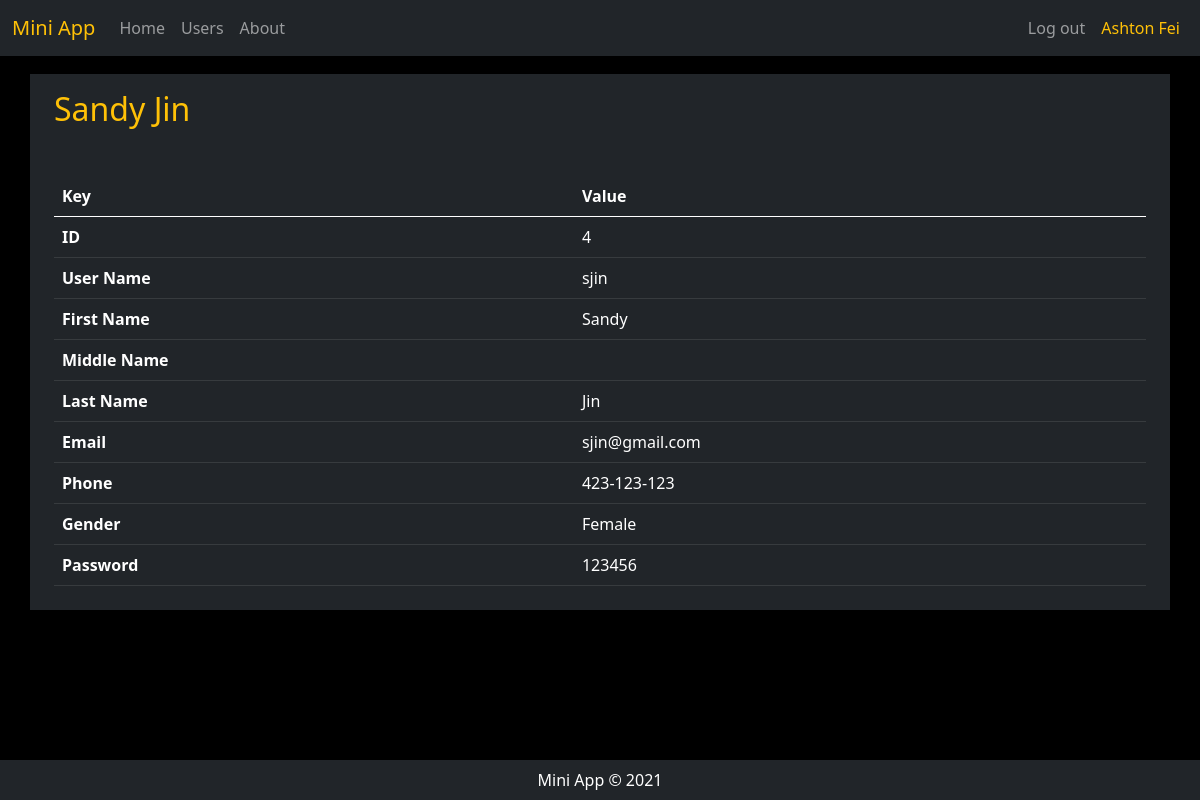
/users/4 (signed in), run on the app's committed database.
### App/database.py (models this page shows)
class User(db.Model, UserMixin):
    id = db.Column(db.Integer, primary_key=True)
    username = db.Column(db.String(30), nullable=False, unique=True)
    first_name = db.Column(db.String(30), nullable=False)
    middle_name = db.Column(db.String(30))
    last_name = db.Column(db.String(30), nullable=False)
    email = db.Column(db.String(100), nullable=False, unique=True)
    phone = db.Column(db.String(100), nullable=False)
    gender = db.Column(db.String(10), nullable=False)
    password_hash = db.Column(db.String(16), nullable=False)

### App/routes.py (the view)
@app.route('/users/<id>', methods=['GET', 'POST'])
@login_required
def user(id):
    user = User.query.filter_by(id=id).first()
    return render_template('user.html', user=user, headers=USER_HEADERS)

### App/routes.py (called while the page is built)
@login_manager.user_loader
def load_user(user_id):
    return User.query.get(int(user_id))

### App/templates/user.html (shortened to what this page needs)
{% extends "base.html" %}
{% block content %}
<div class='container py-2 mt-2'>
    <div class="mt-2 mb-5 text-warning">
        <h2>{{user.first_name}} {{user.last_name}}</h2>
    </div>
    <div class="table-responsive">
        <table class="table table-dark">
            <thead>
            <tr>
                <th>Key</th>
                <th>Value</th>
            </tr>
        </thead>
        <tbody class="table-striped">
            {% for header in headers %}
            <tr>
                <th>{{ header.label }}</th>
                <td>{{ user[header.key] }}</td>
            </tr>
            {% endfor %}
        </tbody>
        </table>
    </div>
</div>
{% endblock%}

### App/templates/base.html (shortened to what this page needs)
<!DOCTYPE html>
<html lang="en">
<head>
    <link href="https://cdn.jsdelivr.net/npm/bootstrap@5.0.0-beta3/dist/css/bootstrap.min.css" rel="stylesheet"
 />
    <link rel="stylesheet" href="{{url_for('static', filename='style.css')}}">
</head>
<body class='text-white' style='background-color: #000000; padding-top: 66px; padding-bottom: 66px;'>
    <nav class="navbar navbar-dark bg-dark fixed-top navbar-expand-lg">
        <div class="container-fluid">
            <a class="navbar-brand text-warning" href="{{ url_for('home') }}">Mini App</a>
            <div class="collapse navbar-collapse" id="navbarNav">
                <div class="navbar-nav me-auto">
                    {% if current_user.is_authenticated %}
                    <a {% if request.path=='/' %} class="nav-link active" aria-current="page" {% else %}
                        class="nav-link" {% endif %} href="{{ url_for('home') }}">Home</a>
                    <a {% if request.path=='/users' %} class="nav-link active" aria-current="page" {% else %}
                        class="nav-link" {% endif %} href="{{ url_for('users') }}">Users</a>
                    <a {% if request.path=='/about' %} class="nav-link active" aria-current="page" {% else %}
                        class="nav-link" {% endif %} href="{{ url_for('about') }}">About</a>
                    {% endif %}
                </div>
                <div class="navbar-nav">
                    {% if current_user.is_authenticated %}
                    <a class="nav-link" href="{{ url_for('logout') }}">Log out</a>
                    <a class="nav-link text-warning"
                        href="{{ url_for('user', id=current_user.id)}}">{{current_user.first_name}}
                        {{current_user.last_name}}</a>
                    {% endif %}
                </div>
            </div>
        </div>
    </nav>
    <div class="container bg-dark">
        {% block content %}{% endblock %}
    </div>
    <div class="bg-dark fixed-bottom p-2">
        <p class="text-center m-0">Mini App &copy; 2021</p>
    </div>
</body>
</html>

### data on the page
User: first_name "Ashton", last_name "Fei"
User: first_name "Sandy", last_name "Jin", id "4" "sjin" "Sandy" "Jin" "sjin@gmail.com" "423-123-123" "Female" "123456"

### other printed values
{{ header.label }} "ID" "User Name" "First Name" "Middle Name" "Last Name" "Email" "Phone" "Gender" "Password"
